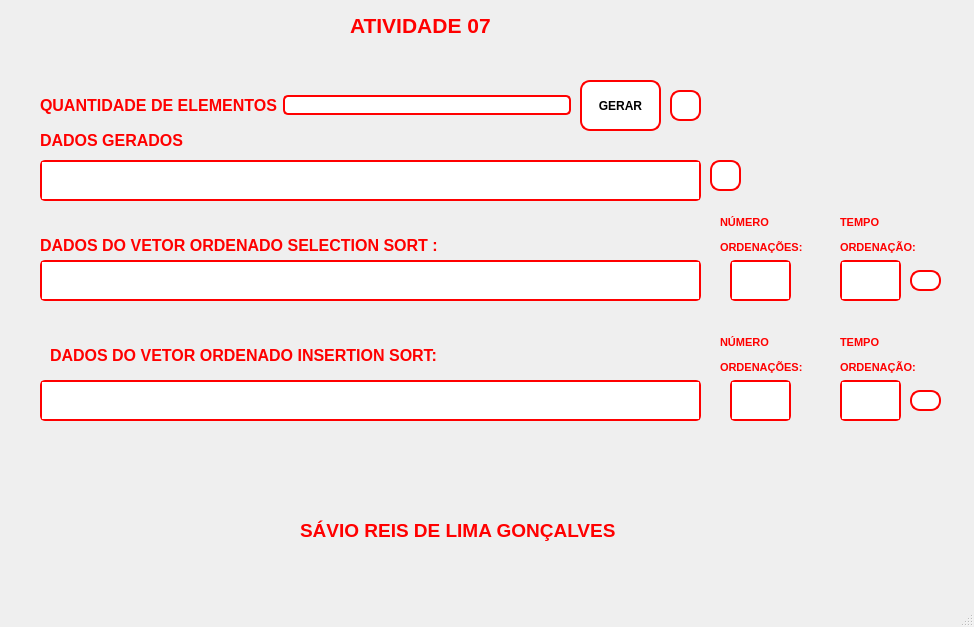
<?xml version="1.0" encoding="UTF-8"?>
<ui version="4.0">
 <class>MainWindow</class>
 <widget class="QMainWindow" name="MainWindow">
  <property name="geometry">
   <rect>
    <x>0</x>
    <y>0</y>
    <width>974</width>
    <height>627</height>
   </rect>
  </property>
  <property name="windowTitle">
   <string>MainWindow</string>
  </property>
  <widget class="QWidget" name="centralwidget">
   <widget class="QWidget" name="layoutWidget">
    <property name="geometry">
     <rect>
      <x>40</x>
      <y>90</y>
      <width>531</width>
      <height>31</height>
     </rect>
    </property>
    <layout class="QHBoxLayout" name="horizontalLayout">
     <item>
      <widget class="QLabel" name="label_2">
       <property name="font">
        <font>
         <pointsize>12</pointsize>
         <italic>false</italic>
         <bold>true</bold>
         <strikeout>false</strikeout>
        </font>
       </property>
       <property name="text">
        <string>&lt;html&gt;&lt;head/&gt;&lt;body&gt;&lt;p&gt;&lt;span style=&quot; color:#ff0000;&quot;&gt;QUANTIDADE DE ELEMENTOS&lt;/span&gt;&lt;/p&gt;&lt;/body&gt;&lt;/html&gt;</string>
       </property>
      </widget>
     </item>
     <item>
      <widget class="QLineEdit" name="lineEditTamanho">
       <property name="styleSheet">
        <string notr="true">border: 2px solid red; 
border-radius: 5px;</string>
       </property>
      </widget>
     </item>
    </layout>
   </widget>
   <widget class="QLabel" name="label_3">
    <property name="geometry">
     <rect>
      <x>300</x>
      <y>510</y>
      <width>381</width>
      <height>41</height>
     </rect>
    </property>
    <property name="font">
     <font>
      <pointsize>14</pointsize>
      <bold>true</bold>
      <underline>false</underline>
     </font>
    </property>
    <property name="text">
     <string>&lt;html&gt;&lt;head/&gt;&lt;body&gt;&lt;p&gt;&lt;span style=&quot; color:#ff0000;&quot;&gt;SÁVIO REIS DE LIMA GONÇALVES&lt;/span&gt;&lt;/p&gt;&lt;/body&gt;&lt;/html&gt;</string>
    </property>
   </widget>
   <widget class="QLabel" name="label_4">
    <property name="geometry">
     <rect>
      <x>40</x>
      <y>130</y>
      <width>181</width>
      <height>21</height>
     </rect>
    </property>
    <property name="font">
     <font>
      <pointsize>12</pointsize>
      <bold>true</bold>
     </font>
    </property>
    <property name="text">
     <string>&lt;html&gt;&lt;head/&gt;&lt;body&gt;&lt;p&gt;&lt;span style=&quot; color:#ff0000;&quot;&gt;DADOS GERADOS&lt;/span&gt;&lt;/p&gt;&lt;/body&gt;&lt;/html&gt;</string>
    </property>
   </widget>
   <widget class="QLabel" name="label_9">
    <property name="geometry">
     <rect>
      <x>40</x>
      <y>230</y>
      <width>461</width>
      <height>31</height>
     </rect>
    </property>
    <property name="font">
     <font>
      <pointsize>12</pointsize>
      <bold>true</bold>
     </font>
    </property>
    <property name="text">
     <string>&lt;html&gt;&lt;head/&gt;&lt;body&gt;&lt;p&gt;&lt;span style=&quot; color:#ff0000;&quot;&gt;DADOS DO VETOR ORDENADO SELECTION SORT :&lt;/span&gt;&lt;/p&gt;&lt;/body&gt;&lt;/html&gt;</string>
    </property>
   </widget>
   <widget class="QTextEdit" name="textEdit">
    <property name="geometry">
     <rect>
      <x>40</x>
      <y>160</y>
      <width>661</width>
      <height>41</height>
     </rect>
    </property>
    <property name="styleSheet">
     <string notr="true">border: 2px solid red; 
border-radius: 5px;</string>
    </property>
   </widget>
   <widget class="QLabel" name="label">
    <property name="geometry">
     <rect>
      <x>350</x>
      <y>0</y>
      <width>191</width>
      <height>51</height>
     </rect>
    </property>
    <property name="font">
     <font>
      <pointsize>16</pointsize>
      <bold>true</bold>
     </font>
    </property>
    <property name="text">
     <string>&lt;html&gt;&lt;head/&gt;&lt;body&gt;&lt;p&gt;&lt;span style=&quot; color:#ff0000;&quot;&gt;ATIVIDADE 07&lt;/span&gt;&lt;/p&gt;&lt;/body&gt;&lt;/html&gt;</string>
    </property>
   </widget>
   <widget class="QLabel" name="label_18">
    <property name="geometry">
     <rect>
      <x>50</x>
      <y>340</y>
      <width>471</width>
      <height>31</height>
     </rect>
    </property>
    <property name="font">
     <font>
      <pointsize>12</pointsize>
      <bold>true</bold>
     </font>
    </property>
    <property name="text">
     <string>&lt;html&gt;&lt;head/&gt;&lt;body&gt;&lt;p&gt;&lt;span style=&quot; color:#ff0000;&quot;&gt;DADOS DO VETOR ORDENADO INSERTION SORT:&lt;/span&gt;&lt;/p&gt;&lt;/body&gt;&lt;/html&gt;</string>
    </property>
   </widget>
   <widget class="QTextEdit" name="textEditOrdenadoInsertion">
    <property name="geometry">
     <rect>
      <x>40</x>
      <y>380</y>
      <width>661</width>
      <height>41</height>
     </rect>
    </property>
    <property name="font">
     <font>
      <bold>false</bold>
     </font>
    </property>
    <property name="styleSheet">
     <string notr="true">border: 2px solid red; 
border-radius: 5px;</string>
    </property>
   </widget>
   <widget class="QTextEdit" name="textEditOrdenadoSelection">
    <property name="geometry">
     <rect>
      <x>40</x>
      <y>260</y>
      <width>661</width>
      <height>41</height>
     </rect>
    </property>
    <property name="font">
     <font>
      <bold>false</bold>
     </font>
    </property>
    <property name="styleSheet">
     <string notr="true">border: 2px solid red; 
border-radius: 5px;</string>
    </property>
   </widget>
   <widget class="QLabel" name="label_19">
    <property name="geometry">
     <rect>
      <x>720</x>
      <y>210</y>
      <width>91</width>
      <height>51</height>
     </rect>
    </property>
    <property name="text">
     <string>&lt;html&gt;&lt;head/&gt;&lt;body&gt;&lt;p&gt;&lt;span style=&quot; font-size:8pt; font-weight:700; color:#ff0000;&quot;&gt;NÚMERO &lt;/span&gt;&lt;/p&gt;&lt;p&gt;&lt;span style=&quot; font-size:8pt; font-weight:700; color:#ff0000;&quot;&gt;ORDENAÇÕES:&lt;/span&gt;&lt;/p&gt;&lt;/body&gt;&lt;/html&gt;</string>
    </property>
   </widget>
   <widget class="QTextEdit" name="textEditExecOrdenSelection">
    <property name="geometry">
     <rect>
      <x>730</x>
      <y>260</y>
      <width>61</width>
      <height>41</height>
     </rect>
    </property>
    <property name="styleSheet">
     <string notr="true">border: 2px solid red; 
border-radius: 5px;</string>
    </property>
   </widget>
   <widget class="QLabel" name="label_21">
    <property name="geometry">
     <rect>
      <x>840</x>
      <y>210</y>
      <width>81</width>
      <height>51</height>
     </rect>
    </property>
    <property name="text">
     <string>&lt;html&gt;&lt;head/&gt;&lt;body&gt;&lt;p&gt;&lt;span style=&quot; font-size:8pt; font-weight:700; color:#ff0000;&quot;&gt;TEMPO &lt;/span&gt;&lt;/p&gt;&lt;p&gt;&lt;span style=&quot; font-size:8pt; font-weight:700; color:#ff0000;&quot;&gt;ORDENAÇÃO:&lt;/span&gt;&lt;/p&gt;&lt;/body&gt;&lt;/html&gt;</string>
    </property>
   </widget>
   <widget class="QTextEdit" name="textEditTempoSS">
    <property name="geometry">
     <rect>
      <x>840</x>
      <y>260</y>
      <width>61</width>
      <height>41</height>
     </rect>
    </property>
    <property name="styleSheet">
     <string notr="true">border: 2px solid red; 
border-radius: 5px;</string>
    </property>
   </widget>
   <widget class="QTextEdit" name="textEditExecOrdenInsertion">
    <property name="geometry">
     <rect>
      <x>730</x>
      <y>380</y>
      <width>61</width>
      <height>41</height>
     </rect>
    </property>
    <property name="styleSheet">
     <string notr="true">border: 2px solid red; 
border-radius: 5px;</string>
    </property>
   </widget>
   <widget class="QLabel" name="label_23">
    <property name="geometry">
     <rect>
      <x>720</x>
      <y>330</y>
      <width>91</width>
      <height>51</height>
     </rect>
    </property>
    <property name="text">
     <string>&lt;html&gt;&lt;head/&gt;&lt;body&gt;&lt;p&gt;&lt;span style=&quot; font-size:8pt; font-weight:700; color:#ff0000;&quot;&gt;NÚMERO &lt;/span&gt;&lt;/p&gt;&lt;p&gt;&lt;span style=&quot; font-size:8pt; font-weight:700; color:#ff0000;&quot;&gt;ORDENAÇÕES:&lt;/span&gt;&lt;/p&gt;&lt;/body&gt;&lt;/html&gt;</string>
    </property>
   </widget>
   <widget class="QTextEdit" name="textEditTempoIS">
    <property name="geometry">
     <rect>
      <x>840</x>
      <y>380</y>
      <width>61</width>
      <height>41</height>
     </rect>
    </property>
    <property name="styleSheet">
     <string notr="true">border: 2px solid red; 
border-radius: 5px;</string>
    </property>
   </widget>
   <widget class="QLabel" name="label_22">
    <property name="geometry">
     <rect>
      <x>840</x>
      <y>330</y>
      <width>81</width>
      <height>51</height>
     </rect>
    </property>
    <property name="text">
     <string>&lt;html&gt;&lt;head/&gt;&lt;body&gt;&lt;p&gt;&lt;span style=&quot; font-size:8pt; font-weight:700; color:#ff0000;&quot;&gt;TEMPO &lt;/span&gt;&lt;/p&gt;&lt;p&gt;&lt;span style=&quot; font-size:8pt; font-weight:700; color:#ff0000;&quot;&gt;ORDENAÇÃO:&lt;/span&gt;&lt;/p&gt;&lt;/body&gt;&lt;/html&gt;</string>
    </property>
   </widget>
   <widget class="QPushButton" name="pushButtonGerar">
    <property name="geometry">
     <rect>
      <x>580</x>
      <y>80</y>
      <width>81</width>
      <height>51</height>
     </rect>
    </property>
    <property name="font">
     <font>
      <bold>true</bold>
     </font>
    </property>
    <property name="styleSheet">
     <string notr="true">QPushButton {
    border-style: solid;
    border-width: 2px;
    border-color: red;
    border-radius: 10px;
    background-color: #ffffff;
}
QPushButton:pressed {
    border-color: blue;
    background-color: #cccccc;
}
</string>
    </property>
    <property name="text">
     <string>GERAR</string>
    </property>
    <property name="icon">
     <iconset resource="Imagens.qrc">
      <normaloff>:/Imagens/gear-solid.svg</normaloff>:/Imagens/gear-solid.svg</iconset>
    </property>
   </widget>
   <widget class="QPushButton" name="pushButtonApagarQtElementos">
    <property name="geometry">
     <rect>
      <x>670</x>
      <y>90</y>
      <width>31</width>
      <height>31</height>
     </rect>
    </property>
    <property name="styleSheet">
     <string notr="true">QPushButton {
    border-style: solid;
    border-width: 2px;
    border-color: red;
    border-radius: 10px;
    background-color: #ffffff;
}
QPushButton:pressed {
    border-color: blue;
    background-color: #cccccc;
}
</string>
    </property>
    <property name="text">
     <string/>
    </property>
    <property name="icon">
     <iconset resource="Imagens.qrc">
      <normaloff>:/Imagens/trash-solid.svg</normaloff>:/Imagens/trash-solid.svg</iconset>
    </property>
   </widget>
   <widget class="QPushButton" name="pushButtonApagarSelection">
    <property name="geometry">
     <rect>
      <x>910</x>
      <y>270</y>
      <width>31</width>
      <height>21</height>
     </rect>
    </property>
    <property name="styleSheet">
     <string notr="true">QPushButton {
    border-style: solid;
    border-width: 2px;
    border-color: red;
    border-radius: 10px;
    background-color: #ffffff;
}
QPushButton:pressed {
    border-color: blue;
    background-color: #cccccc;
}
</string>
    </property>
    <property name="text">
     <string/>
    </property>
    <property name="icon">
     <iconset resource="Imagens.qrc">
      <normaloff>:/Imagens/trash-solid.svg</normaloff>:/Imagens/trash-solid.svg</iconset>
    </property>
   </widget>
   <widget class="QPushButton" name="pushButtonApagarInsertion">
    <property name="geometry">
     <rect>
      <x>910</x>
      <y>390</y>
      <width>31</width>
      <height>21</height>
     </rect>
    </property>
    <property name="styleSheet">
     <string notr="true">QPushButton {
    border-style: solid;
    border-width: 2px;
    border-color: red;
    border-radius: 10px;
    background-color: #ffffff;
}
QPushButton:pressed {
    border-color: blue;
    background-color: #cccccc;
}
</string>
    </property>
    <property name="text">
     <string/>
    </property>
    <property name="icon">
     <iconset resource="Imagens.qrc">
      <normaloff>:/Imagens/trash-solid.svg</normaloff>:/Imagens/trash-solid.svg</iconset>
    </property>
   </widget>
   <widget class="QLabel" name="label_5">
    <property name="geometry">
     <rect>
      <x>0</x>
      <y>-40</y>
      <width>981</width>
      <height>671</height>
     </rect>
    </property>
    <property name="text">
     <string/>
    </property>
    <property name="pixmap">
     <pixmap resource="Imagens.qrc">:/Imagens/Fundo.jpg</pixmap>
    </property>
    <property name="scaledContents">
     <bool>true</bool>
    </property>
   </widget>
   <widget class="QPushButton" name="pushButtonApagarDadosGerados">
    <property name="geometry">
     <rect>
      <x>710</x>
      <y>160</y>
      <width>31</width>
      <height>31</height>
     </rect>
    </property>
    <property name="styleSheet">
     <string notr="true">QPushButton {
    border-style: solid;
    border-width: 2px;
    border-color: red;
    border-radius: 10px;
    background-color: #ffffff;
}
QPushButton:pressed {
    border-color: blue;
    background-color: #cccccc;
}
</string>
    </property>
    <property name="text">
     <string/>
    </property>
    <property name="icon">
     <iconset resource="Imagens.qrc">
      <normaloff>:/Imagens/trash-solid.svg</normaloff>:/Imagens/trash-solid.svg</iconset>
    </property>
   </widget>
   <zorder>label_5</zorder>
   <zorder>layoutWidget</zorder>
   <zorder>label_3</zorder>
   <zorder>label_4</zorder>
   <zorder>label_9</zorder>
   <zorder>textEdit</zorder>
   <zorder>label</zorder>
   <zorder>label_18</zorder>
   <zorder>textEditOrdenadoInsertion</zorder>
   <zorder>textEditOrdenadoSelection</zorder>
   <zorder>label_19</zorder>
   <zorder>textEditExecOrdenSelection</zorder>
   <zorder>label_21</zorder>
   <zorder>textEditTempoSS</zorder>
   <zorder>textEditExecOrdenInsertion</zorder>
   <zorder>label_23</zorder>
   <zorder>textEditTempoIS</zorder>
   <zorder>label_22</zorder>
   <zorder>pushButtonGerar</zorder>
   <zorder>pushButtonApagarQtElementos</zorder>
   <zorder>pushButtonApagarSelection</zorder>
   <zorder>pushButtonApagarInsertion</zorder>
   <zorder>pushButtonApagarDadosGerados</zorder>
  </widget>
  <widget class="QMenuBar" name="menubar">
   <property name="geometry">
    <rect>
     <x>0</x>
     <y>0</y>
     <width>974</width>
     <height>25</height>
    </rect>
   </property>
  </widget>
  <widget class="QStatusBar" name="statusbar"/>
 </widget>
 <resources>
  <include location="Imagens.qrc"/>
 </resources>
 <connections/>
</ui>
